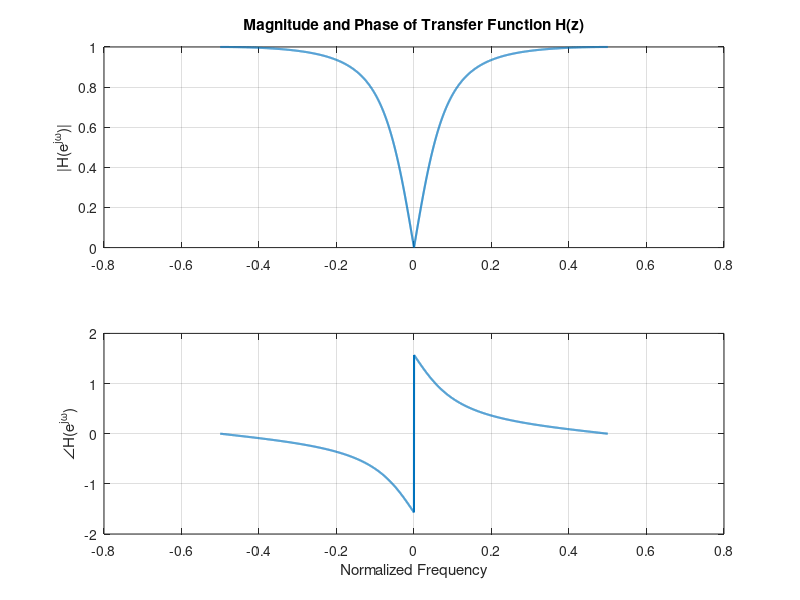

Source code (MATLAB):
clear; close all;

w = linspace(-pi, pi, 2^12);

zi = exp(-1i*w);

f0 = 0.05;
dt = 1;
w0 = 2 * pi * f0 * dt;

b = @(w) sqrt( 12 ./ w.^2 * (1 - cos(w)) ./ (1 + cos(w)));

H = (1 - zi) ./ ((1 + b(w0)*w0/2) - (1 - b(w0)*w0/2) * zi);

figure;

subplot(2, 1, 1);
plot(w / 2 / pi, abs(H), 'LineWidth', 1.5);
title('Magnitude and Phase of Transfer Function H(z)');
ylabel('|H(e^{j\omega})|');
grid on;

subplot(2, 1, 2);
plot(w / 2 / pi, angle(H), 'LineWidth', 1.5);
ylabel('\angleH(e^{j\omega})');
xlabel('Normalized Frequency');
grid on;